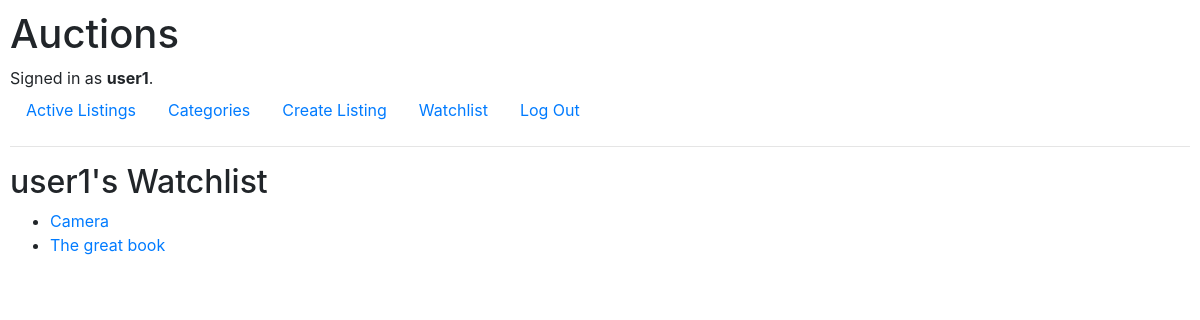
/watchlist/ (signed in), run on the app's committed database.
### auctions/models.py (models this page shows, shortened)
class User(AbstractUser):
    pass

class AuctionListing(models.Model):
    title = models.CharField(max_length=255)
    description = models.TextField()
    starting_bid = models.DecimalField(max_digits=8, decimal_places=2)
    current_bid = models.DecimalField(max_digits=8, decimal_places=2, null=True, blank=True, default=0)
    image = models.ImageField(upload_to='media')
    category = models.CharField(max_length=255)
    date_listed = models.DateTimeField(auto_now_add=True)
    active = models.BooleanField(default=True)
    user = models.ForeignKey(settings.AUTH_USER_MODEL, on_delete=models.CASCADE, related_name='listings')

### auctions/views.py (the view)
# urls.py: path("watchlist/", views.go_watchlist, name="go_watchlist"),
@login_required
def go_watchlist(request):
    watchlist = get_object_or_404(Watchlist, user=request.user)
    return render(request, 'auctions/watchlist.html', {'watchlist': watchlist})

### auctions/templates/auctions/watchlist.html
{% extends "auctions/layout.html" %} {% block body %}
<h2>{{ user.username }}'s Watchlist</h2>
{% if watchlist.listings.count == 0 %}
<p>Your watchlist is empty.</p>
{% else %}
<ul>
  {% for item in watchlist.listings.all %}
  <li><a href="{% url 'listing' listing_id=item.id %}">{{ item.title }}</a></li>
  {% endfor %}
</ul>
{% endif %} {% endblock %}

### auctions/templates/auctions/layout.html (shortened to what this page needs)
{% load static %}
<!DOCTYPE html>
<html lang="en">
  <head>
    <link
      rel="stylesheet"
      href="https://stackpath.bootstrapcdn.com/bootstrap/4.4.1/css/bootstrap.min.css"
    />
    <link href="{% static 'auctions/styles.css' %}" rel="stylesheet" />
  </head>
  <body>
    <h1>Auctions</h1>
    <div>
      {% if user.is_authenticated %} Signed in as
      <strong>{{ user.username }}</strong>. {% else %} Not signed
      in............. {% endif%}
    </div>
    <ul class="nav">
      <li class="nav-item">
        <a class="nav-link" href="{% url 'index' %}">Active Listings</a>
      </li>
      <li class="nav-item">
        <a class="nav-link" href="{% url 'categories' %}">Categories</a>
      </li>
      {% if user.is_authenticated %}
      <li class="nav-item">
        <a class="nav-link" href="{% url 'create_listing' %}">Create Listing</a>
      </li>
      <li class="nav-item">
        <a class="nav-link" href="{% url 'go_watchlist' %}">Watchlist</a>
      </li>
      <li class="nav-item">
        <a class="nav-link" href="{% url 'logout' %}">Log Out</a>
      </li>
      {% endif %}
    </ul>
    <hr />
    {% block body %} {% endblock %}
  </body>
</html>

### auctions/static/auctions/styles.css (style rules this page uses)
body { padding: 10px; }

### data on the page
User: username "user1"
AuctionListing: title "Camera"
AuctionListing: title "The great book"
